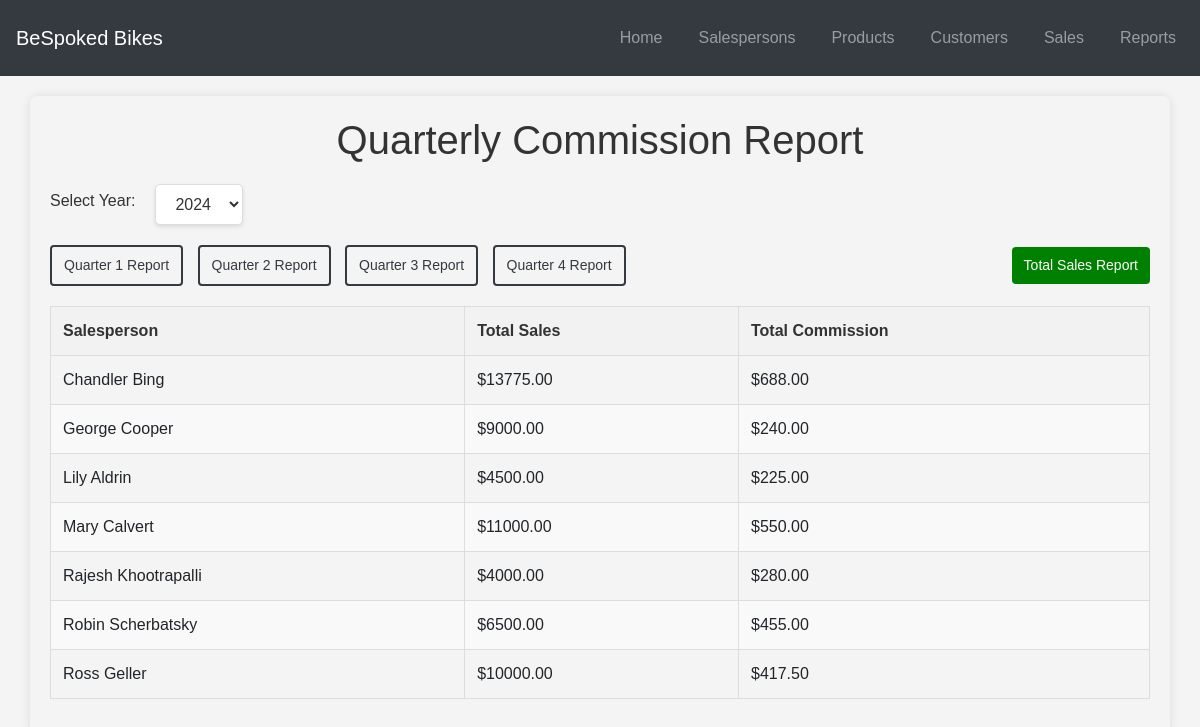
The page /report/quarterly-commission/ on the database its author committed.
### sales/models.py (models this page shows, shortened)
class Salesperson(models.Model):
    first_name = models.CharField(max_length=50)
    last_name = models.CharField(max_length=50)
    address = models.CharField(max_length=255)
    phone = models.CharField(max_length=20)
    start_date = models.DateField()
    termination_date = models.DateField(null=True, blank=True)
    manager = models.CharField(max_length=100)
    class Meta:
        unique_together = ['first_name', 'last_name']

### sales/views.py (the view, shortened to what this page needs)
# urls.py: path('report/quarterly-commission/', views.quarterly_commission_report, name='quarterly_commission_report_default'),
def quarterly_commission_report(request, year=None, quarter=None):
    if (year == None) or (quarter == None):
        report = Sales.objects.values('salesperson__first_name', 'salesperson__last_name').annotate(
        total_sales=Sum(F('price')),
        total_commission=Sum(F('price') * F('product__commission_percentage') / 100)
    )
    current_year = datetime.now().year
    years = list(range(current_year - 10, current_year + 1))
    years.sort(reverse=True)
    return render(request, 'sales/quarterly_commission_report.html', {'report': report, 'title':'Report', 'current_year': year,
        'years': years})

### sales/templates/sales/quarterly_commission_report.html (shortened to what this page needs)
{% extends "sales/base.html" %}
{% load static %}
{% block content %}
<link rel="stylesheet" href="{% static 'css/styles.css' %}">
<div class="container">
    <h1>Quarterly Commission Report</h1>
    <form id="year-form" method="get">
        <label for="year">Select Year:</label>
        <select name="year" id="year" onchange="updateButtons()">
            {% for y in years %}
                <option value="{{ y }}" {% if y == current_year %}selected{% endif %}>{{ y }}</option>
            {% endfor %}
        </select>
    </form>
    <div class="button-container">
        <div class="left-buttons">
            <a href="{% url 'quarterly_commission_report' year=2024  quarter=1 %}" class="btn btn-quarter" id="btn-q1">Quarter 1 Report</a>
            <a href="{% url 'quarterly_commission_report' year=2024  quarter=2 %}" class="btn btn-quarter" id="btn-q2">Quarter 2 Report</a>
            <a href="{% url 'quarterly_commission_report' year=2024  quarter=3 %}" class="btn btn-quarter" id="btn-q3">Quarter 3 Report</a>
            <a href="{% url 'quarterly_commission_report' year=2024  quarter=4 %}" class="btn btn-quarter" id="btn-q4">Quarter 4 Report</a>
        </div>
        <div class="right-button">
            <a href="{% url 'quarterly_commission_report_default' %}" class="btn btn-total">Total Sales Report</a>
        </div>
    </div>
    <table>
        <thead>
            <tr>
                <th>Salesperson</th>
                <th>Total Sales</th>
                <th>Total Commission</th>
            </tr>
        </thead>
        <tbody>
            {% for entry in report %}
                <tr>
                    <td>{{ entry.salesperson__first_name }} {{ entry.salesperson__last_name }}</td>
                    <td>${{ entry.total_sales|floatformat:2 }}</td>
                    <td>${{ entry.total_commission|floatformat:2 }}</td>
                </tr>
            {% endfor %}
        </tbody>
    </table>
</div>
{% endblock %}

### sales/static/css/styles.css (style rules this page uses)
body { font-family: Arial, sans-serif; }
.container { background: #black; padding: 20px; border-radius: 8px; box-shadow: 0 0 10px rgba(0, 0, 0, 0.1); }
h1 { text-align: center; color: #333; margin-bottom: 20px; }
table { width: 100%; border-collapse: collapse; }
th, td { padding: 10px; border: 1px solid #ddd; text-align: left; }
a { color: #007bff; text-decoration: none; }
form { margin-bottom: 20px; }

### sales/templates/sales/quarterly_commission_report.html (style rules this page uses)
body { font-family: Arial, sans-serif; background-color: #f4f4f4; margin: 0; padding: 0; }
h1 { text-align: center; color: #333; margin-bottom: 20px; }
table { width: 100%; border-collapse: collapse; margin-bottom: 20px; }
table, th, td { border: 1px solid #ddd; }
th, td { padding: 12px; text-align: left; }
th { background-color: #f2f2f2; color: #333; }
tr:nth-child(even) { background-color: #f9f9f9; }
form { display: flex; align-items: center; gap: 20px; margin-bottom: 20px; }
form label { font-size: 16px; color: #333; white-space: nowrap; }
select { padding: 10px 15px; border-radius: 5px; border: 1px solid #ddd; background-color: #fff; color: #333; font-size: 16px; box-shadow: 0 2px 4px rgba(0, 0, 0, 0.1); transition: border-color 0.3s, box-shadow 0.3s; }
.btn { padding: 8px 12px; font-size: 14px; border-radius: 4px; border: none; color: #fff; text-decoration: none; display: inline-block; text-align: center; transition: background-color 0.3s, transform 0.3s; }
.btn-total { background-color:green ; }
.btn-quarter { background-color:transparent ; border: 2px solid #343a40; color: #343a40; }
.button-container { display: flex; justify-content: space-between; align-items: center; margin-bottom: 20px; }
.left-buttons a { margin-right: 10px; }
.right-button { margin-left: auto; }

### rows shown on the page
Salesperson: salesperson__first_name "Chandler", salesperson__last_name "Bing", total_sales "13775.00", total_commission "688.00"
Salesperson: salesperson__first_name "George", salesperson__last_name "Cooper", total_sales "9000.00", total_commission "240.00"
Salesperson: salesperson__first_name "Lily", salesperson__last_name "Aldrin", total_sales "4500.00", total_commission "225.00"
Salesperson: salesperson__first_name "Mary", salesperson__last_name "Calvert", total_sales "11000.00", total_commission "550.00"
Salesperson: salesperson__first_name "Rajesh", salesperson__last_name "Khootrapalli", total_sales "4000.00", total_commission "280.00"
Salesperson: salesperson__first_name "Robin", salesperson__last_name "Scherbatsky", total_sales "6500.00", total_commission "455.00"
Salesperson: salesperson__first_name "Ross", salesperson__last_name "Geller", total_sales "10000.00", total_commission "417.50"

### other values the page prints
form field year "2024"
